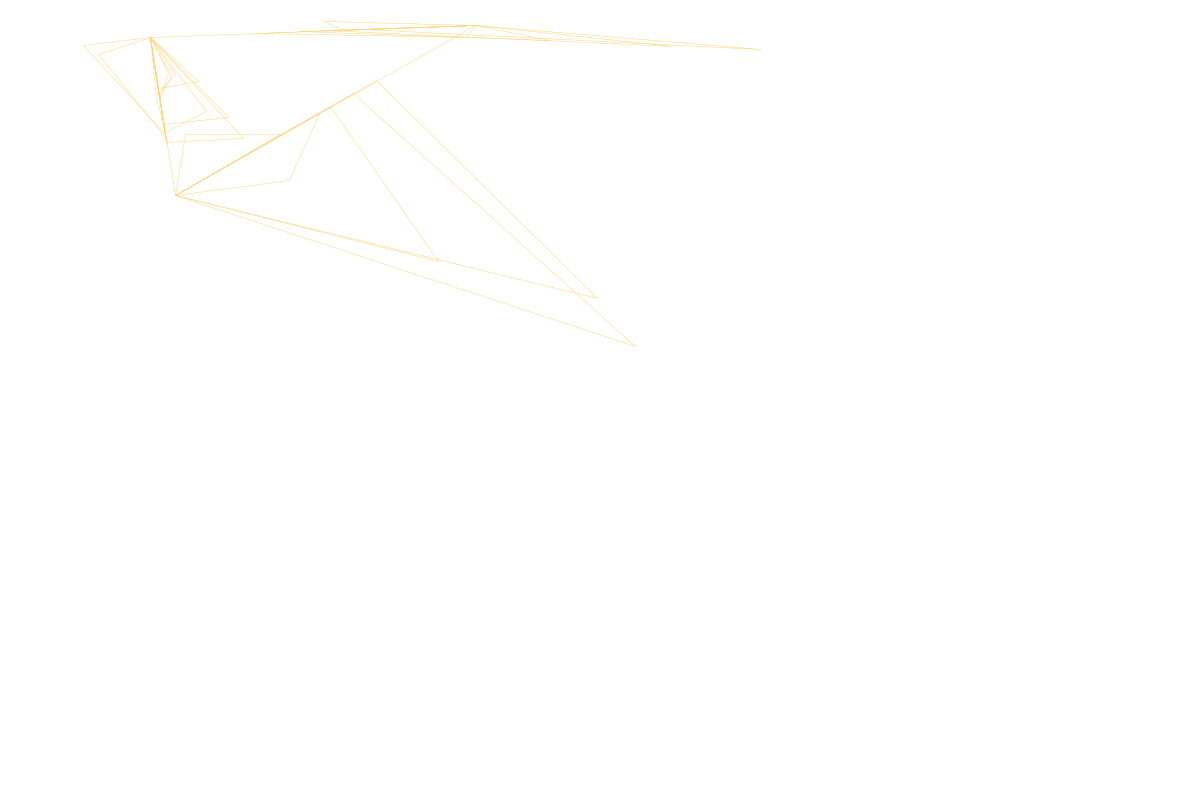
Frame 1 (no input)
Frame 60 (the mouse pressed at the canvas centre just before this capture): identical to frame 1, image omitted
Frame 120 (the mouse held since frame 60 and released just before this capture): identical to frame 1, image omitted

The Processing sketch that drew this single still picture (run headless with seeded random() and noise(); from frame 60 on, the mouse is pressed at the canvas centre):

// Processing sketch: TriangleShading
// ── TriangleShading.pde
ArrayList<Triangle> triangles;
color c = #fbd67d;
int dim = 3;

void setup() {
  size(1200, 800);
  background(255);
  
  triangles = new ArrayList<Triangle>();
  
  triangles.add(new Triangle(300, 75, 350, 390, 950, 50));
  
  int i = 0;
  while (i < 20) {
    addANewTriangle();
    i++;
  }
  
}

void addANewTriangle() {
  //int index = floor(random(0, triangles.size()));
  int index = 0;
  Triangle t = triangles.get(index);;
  
  // choose a random vertex.
  int i = floor(random(0, 3));
  PVector v1 = t.getVertex(i);
  PVector v2 = t.getRandomPointOnLine(i);
  PVector v3 = v1.copy();
  v3.add(v2);
  v3.mult(random(0.25, 1.25));
  // Choose a third point at random;
  triangles.add(new Triangle(v1.x, v1.y, v2.x, v2.y, v3.x, v3.y));
  println("adding "+v1.x + " " +v1.y + " " +v2.x + " " +v2.y + " " + v3.x + " " + v3.y);
}

void draw() {
  scale(0.5);
  noFill();
  if (frameCount == 1) {
    drawOutline();
  }
  /*if (frameCount < 300) {
    for (Triangle t: triangles) 
      t.drawRandomStroke();
  }
  if (frameCount == 300)
    println("done");
  */
  
}

void drawOutline() {
  stroke(c);
  for (Triangle t: triangles) 
    t.show();
}

class Triangle {
  PVector[] vertices;
  Triangle(float x1, float y1, float x2, float y2, float x3, float y3) {
    vertices = new PVector[3];
    vertices[0] = new PVector(x1, y1);
    vertices[1] = new PVector(x2, y2);
    vertices[2] = new PVector(x3, y3);
  }
  
  void show() {
    beginShape();
    for (int i = 0; i < vertices.length; i++) {
      vertex(vertices[i].x, vertices[i].y);
    }
    endShape(CLOSE);
  }
  
  PVector getVertex(int i) {
    return vertices[i].copy();
  }
  
  PVector getRandomPointOnLine(int i) {
    float x = random(0.3, 0.7);
    return new PVector(
      x * (float)vertices[i].x + (1-x) * (float) vertices[(i + 1)%3].x,
      x * (float)vertices[i].y + (1-x) * (float) vertices[(i + 1)%3].y
    );
  }
  
  void drawRandomStroke() {
    int r = floor(random(0, dim));
    int a = floor(random(1, dim));
    PVector v1 = getRandomPointOnLine(r);
    PVector v2 = getRandomPointOnLine((r + a)%dim);
    strokeWeight(floor(random(2, 10)));
    stroke(c, floor(random(90, 100)));
    line(v1.x, v1.y, v2.x, v2.y);
  }
}
